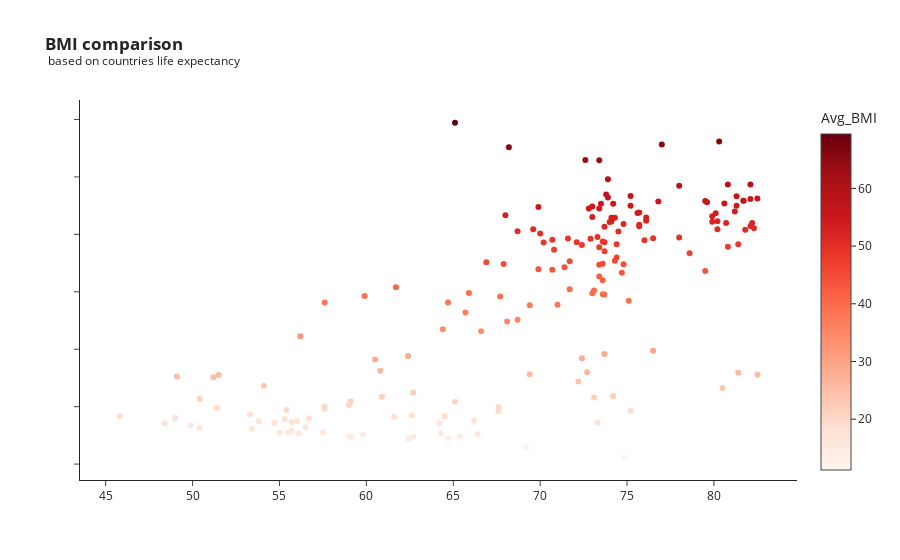

The notebook cell this image was saved under:
### Markdown cell above
# BMI comparison on each countries life expectancy

### Code cell
conn = get_conn()
cursor = conn.cursor()

query = """
select country, round(AVG(`Life expectancy`),1) as AVG_Life_Expectancy, round(AVG(BMI),2) as Avg_BMI
from worldlifeexpectancy
group by country
having Avg_BMI > 0
and  AVG_Life_Expectancy > 0
order by Avg_BMI asc;
"""

cursor.execute(query)
data = cursor.fetchall()

country = [row[0] for row in data]
AVG_Life_Exp = [row[1] for row in data]
Avg_BMI = [row[2] for row in data]

data = pd.DataFrame({
        'Country': country,
        'Avg_BMI': Avg_BMI,
        'AVG_Life_Exp': AVG_Life_Exp
})


fig = px.scatter(data, x='AVG_Life_Exp', y='Avg_BMI', template='simple_white', color='Avg_BMI', color_continuous_scale='Reds',  
title='<b>BMI comparison</b><br><sup> based on countries life expectancy</sup>', custom_data=['Country', 'Avg_BMI', 'AVG_Life_Exp'])


fig.update_traces(hovertemplate="<b>Country</b>: %{customdata[0]}<br>"
                 "<b>Avg Life Exp</b>: %{customdata[1]:.1f} years<br>"
                 "<b>Avg BMI</b>: %{customdata[2]:.2f}")

fig.update_xaxes(tickfont=dict(size=12), title_text='')
fig.update_yaxes(tickfont=dict(size=12),title_text='', showticklabels=False)
#fig.update_traces(hovertemplate='%{x} -' + 'Avg_BM: %{customdata[0]:.1f} )
fig.show()

### Figure 1 — Plotly figure (JSON) as saved in the notebook; plotly's stock layout.template omitted (floating-point values rounded to 4 significant figures; data arrays with more than 128 entries replaced by an {"elided": "..."} marker saying what was removed)
{"data": [{"customdata": {"elided": "181x3 mixed values"}, "hovertemplate": "<b>Country</b>: %{customdata[0]}<br><b>Avg Life Exp</b>: %{customdata[1]:.1f} years<br><b>Avg BMI</b>: %{customdata[2]:.2f}", "legendgroup": "", "marker": {"color": {"elided": "181 float values"}, "coloraxis": "coloraxis", "symbol": "circle"}, "mode": "markers", "name": "", "orientation": "v", "showlegend": false, "type": "scatter", "x": {"elided": "181 float values"}, "xaxis": "x", "y": {"elided": "181 float values"}, "yaxis": "y"}], "layout": {"coloraxis": {"colorbar": {"title": {"text": "Avg_BMI"}}, "colorscale": [[0, "rgb(255,245,240)"], [0.125, "rgb(254,224,210)"], [0.25, "rgb(252,187,161)"], [0.375, "rgb(252,146,114)"], [0.5, "rgb(251,106,74)"], [0.625, "rgb(239,59,44)"], [0.75, "rgb(203,24,29)"], [0.875, "rgb(165,15,21)"], [1, "rgb(103,0,13)"]]}, "legend": {"tracegroupgap": 0}, "title": {"text": "<b>BMI comparison</b><br><sup> based on countries life expectancy</sup>"}, "xaxis": {"anchor": "y", "domain": [0, 1], "tickfont": {"size": 12}, "title": {"text": ""}}, "yaxis": {"anchor": "x", "domain": [0, 1], "showticklabels": false, "tickfont": {"size": 12}, "title": {"text": ""}}}}
